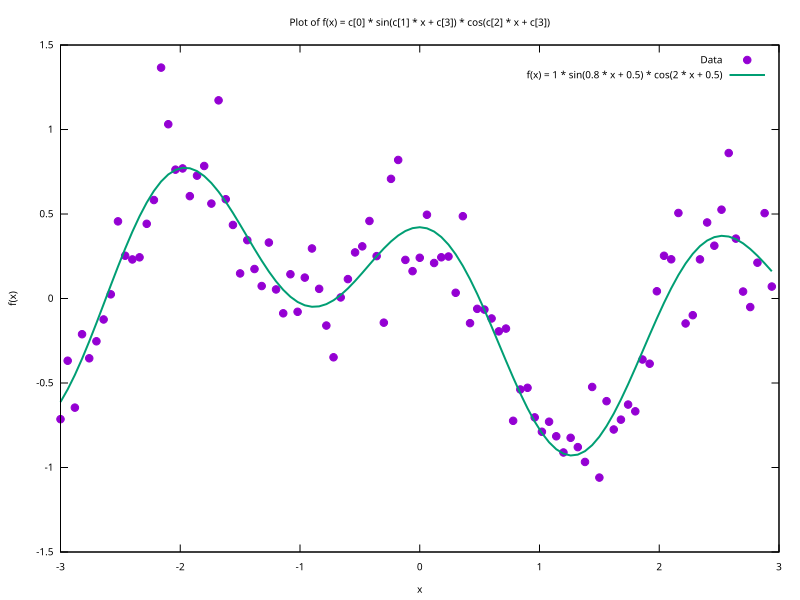

Write gnuplot code to recreate this figure.
set terminal svg size 800,600 enhanced font 'Verdana,10' background "white"
set output 'Simple.svg'

# Set titles and labels
set title "Plot of f(x) = c[0] * sin(c[1] * x + c[3]) * cos(c[2] * x + c[3])"
set xlabel "x"
set ylabel "f(x)"

load 'Out.fitparameters.txt'

# Define the function
f(x) = fit0 * sin(fit1 * x + fit3) * cos(fit2 * x + fit3)

# Plot the function
plot "Out.Generated_points.data" using 1:2 w p title 'Data' pt 7, \
     f(x) title 'f(x) = 1 * sin(0.8 * x + 0.5) * cos(2 * x + 0.5)' lw 2

